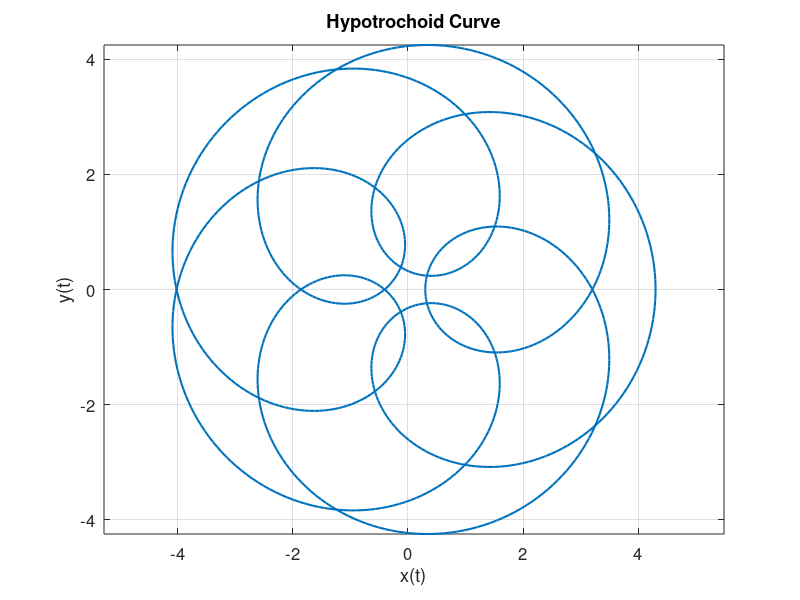

Source code (MATLAB):
function hypotrochoid_analysis()
    % Define the parameters
    a = 5;
    b = 7;
    c = 2.3;

    % Determine the period
    T = compute_period(a, b);

    % Discretize the time variable
    N = 1000;
    t = linspace(0, T, N);

    % Define the parametric equations of the hypotrochoid
    [x, y] = compute_hypotrochoid(a, b, c, t);

    % Visualize the hypotrochoid
    plot_hypotrochoid(x, y);

    % Compute the length of the hypotrochoid using FFT-based derivatives
    L = compute_hypotrochoid_length(x, y, t, T);

    % Display the period and the length of the hypotrochoid
    fprintf('The period of the hypotrochoid is T = %f\n', T);
    fprintf('The length of the hypotrochoid curve is L = %f\n', L);
end

function T = compute_period(a, b)
    % Compute the period of the hypotrochoid
    T = 2 * pi * b / gcd(a, b);
end

function [x, y] = compute_hypotrochoid(a, b, c, t)
    % Compute the parametric equations of the hypotrochoid
    x = (a - b) * cos(t) + c * cos((a / b - 1) * t);
    y = (a - b) * sin(t) - c * sin((a / b - 1) * t);
end

function plot_hypotrochoid(x, y)
    % Plot the hypotrochoid
    figure;
    plot(x, y, 'LineWidth', 1.5);
    xlabel('x(t)', 'FontSize', 12);
    ylabel('y(t)', 'FontSize', 12);
    title('Hypotrochoid Curve', 'FontSize', 14);
    grid on;
    axis equal;
    set(gca, 'FontSize', 12);
end

function L = compute_hypotrochoid_length(x, y, t, T)
    % Compute the length of the hypotrochoid curve using FFT-based derivatives
    N = length(t);
    dt = t(2) - t(1);

    % FFT of x and y coordinates
    f_x = fft(x);
    f_y = fft(y);

    % Frequency components
    frequencies = 2 * pi * [0:N/2-1 -N/2:-1] / T;

    % Compute derivatives using inverse FFT
    dx_dt = ifft(1i * frequencies .* f_x);
    dy_dt = ifft(1i * frequencies .* f_y);

    % Compute the integrand for the curve length
    integrand = sqrt(real(dx_dt).^2 + real(dy_dt).^2);

    % Numerical integration to find the length
    L = sum(integrand) * dt;
end

% Run the analysis
hypotrochoid_analysis();
